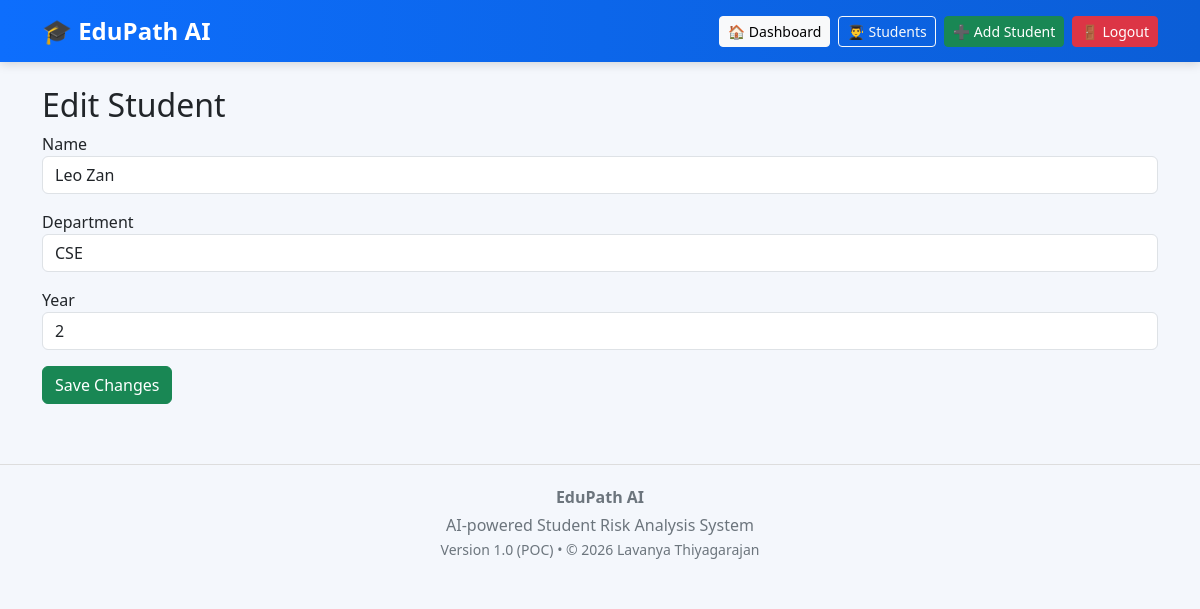
Screenshot of /edit-student/3 (signed in) with the database file from the repository.
### models.py (models this page shows)
class Student(db.Model):
    __tablename__ = "students"
    id = db.Column(db.Integer, primary_key=True)
    name = db.Column(db.String(100), nullable=False)
    department = db.Column(db.String(100), nullable=False)
    year = db.Column(db.Integer, nullable=False)
    roll_number = db.Column(db.String(20), unique=True, nullable=False)
    password = db.Column(db.String(100), nullable=False)
    attendance = db.Column(db.Float, default=100)
    math_marks = db.Column(db.Integer, default=0)
    science_marks = db.Column(db.Integer, default=0)
    english_marks = db.Column(db.Integer, default=0)
    assignments_completed = db.Column(db.Integer, default=0)
    late_submissions = db.Column(db.Integer, default=0)

### app.py (the view, shortened to what this page needs)
@app.route("/edit-student/<int:id>", methods=["GET", "POST"])
def edit_student(id):
    if "teacher" not in session:
         return redirect(url_for("login"))
    student = Student.query.get_or_404(id)
    return render_template(
        "edit_student.html",
        student=student
    )

### templates/edit_student.html
{% extends "base.html" %}
{% block content %}
<h2>Edit Student</h2>
<form method="POST">
    <div class="mb-3">
        <label>Name</label>
        <input type="text" class="form-control" name="name" value="{{ student.name }}">
    </div>
    <div class="mb-3">
        <label>Department</label>
        <input type="text" class="form-control" name="department" value="{{ student.department }}">
    </div>
    <div class="mb-3">
        <label>Year</label>
        <input type="number" class="form-control" name="year" value="{{ student.year }}">
    </div>
    <button class="btn btn-success">
        Save Changes
    </button>
</form>
{% endblock %}

### templates/base.html (style rules this page uses)
body { background: #f4f7fc; font-family: "Segoe UI", sans-serif; }

### rows the page displays
Student: name "Leo Zan", department "CSE", year "2"
